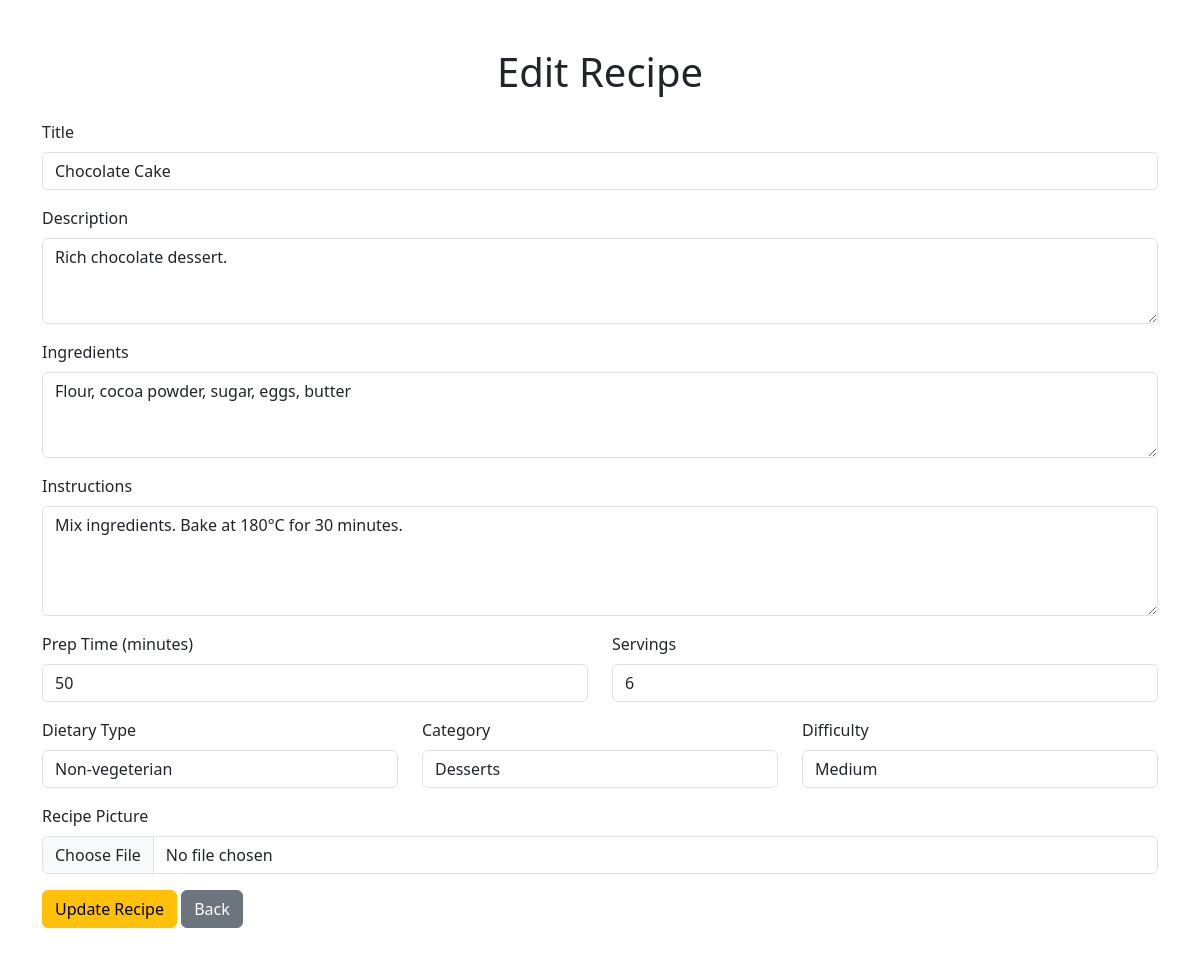
Screenshot of /functions/update.php?id=7&type=recipe (signed in) with the database file from the repository.
### tables this page shows
CREATE TABLE IF NOT EXISTS `recipes` (
  `id` int NOT NULL AUTO_INCREMENT,
  `title` varchar(255) NOT NULL,
  `description` text,
  `recipe_picture` varchar(255) DEFAULT NULL,
  `ingredients` text NOT NULL,
  `instructions` longtext NOT NULL,
  `prep_time` int NOT NULL,
  `dietary_type` enum('Vegeterian','Non-vegeterian','Vegan') NOT NULL,
  `category` enum('Chicken meals','Vegetables','Desserts','Fish meals') DEFAULT NULL,
  `created_at` timestamp NULL DEFAULT CURRENT_TIMESTAMP,
  `updated_at` timestamp NULL DEFAULT CURRENT_TIMESTAMP ON UPDATE CURRENT_TIMESTAMP,
  `difficulty` enum('Easy','Medium','Complicated') DEFAULT NULL,
  `servings` int NOT NULL,
  `author_id` int DEFAULT NULL,
  PRIMARY KEY (`id`),
  KEY `fk_recipes_author` (`author_id`)
);

### functions/update.php (the view, shortened to what this page needs)
<?php
require_once "../components/db_connect.php";
$backBtn = "../Pages/landingpage.php";
if (isset($_SESSION["adm"])) {
    $backBtn = "admin_dashboard.php";
} elseif (isset($_SESSION["user"])) {
    $backBtn = "../functions/user_dashboard.php";
}
$id = $_GET["id"] ?? '';
$type = $_GET["type"] ?? '';
if ($type == 'user') {
    $sql = "SELECT * FROM users WHERE id = $id";
    $result = mysqli_query($connect, $sql);
    $row = mysqli_fetch_assoc($result);
    if (isset($_POST["update"])) {
        $fname = mysqli_real_escape_string($connect, $_POST["fname"]);
        $lname = mysqli_real_escape_string($connect, $_POST["lname"]);
        $email = mysqli_real_escape_string($connect, $_POST["email"]);
        $picture = fileUpload($_FILES["picture"]);
        if ($_FILES["picture"]["error"] == 0) {
            if ($row["user_image"] != "avatar.png" && !empty($row["user_image"])) {
                $filePath = "../pictures/{$row["user_image"]}";
                if (file_exists($filePath)) {
                    unlink($filePath);
                }
            }
            $sql = "UPDATE users SET first_name = '$fname', last_name = '$lname', user_image = '$picture[0]', email = '$email' WHERE id = {$id}";
        } else {
            $sql = "UPDATE users SET first_name = '$fname', last_name = '$lname', email = '$email' WHERE id = {$id}";
        }
        if (mysqli_query($connect, $sql)) {
            echo "<div class='alert alert-success' role='alert'>User profile has been updated, {$picture[1]}</div>";
            header("refresh: 3; url=$backBtn");
        } else {
            echo "<div class='alert alert-danger' role='alert'>Error found, {$picture[1]}</div>";
        }
    }
} elseif ($type == 'recipe') {
    $sql = "SELECT * FROM recipes WHERE id = $id";
    $result = mysqli_query($connect, $sql);
    $row = mysqli_fetch_assoc($result);
}
?>
<!doctype html>
<html lang="en">
<head>
    <link href="https://cdn.jsdelivr.net/npm/bootstrap@5.3.0/dist/css/bootstrap.min.css" rel="stylesheet">
</head>
<body>
    <div class="container mt-5 mb-5">
        <?php if ($type == 'user'): ?>
            <h1 class="text-center mb-4">Edit Profile</h1>
            <form method="post" autocomplete="off" enctype="multipart/form-data">
                <div class="mb-3 mt-3">
                    <label for="fname" class="form-label">First name</label>
                    <input type="text" class="form-control" id="fname" name="fname" placeholder="First name" value="<?= htmlspecialchars($row["first_name"] ?? '') ?>" required>
                </div>
                <div class="mb-3">
                    <label for="lname" class="form-label">Last name</label>
                    <input type="text" class="form-control" id="lname" name="lname" placeholder="Last name" value="<?= htmlspecialchars($row["last_name"] ?? '') ?>" required>
                </div>
                <div class="mb-3">
                    <label for="picture" class="form-label">Profile picture</label>
                    <input type="file" class="form-control" id="picture" name="picture">
                </div>
                <div class="mb-3">
                    <label for="email" class="form-label">Email address</label>
                    <input type="email" class="form-control" id="email" name="email" placeholder="Email address" value="<?= htmlspecialchars($row["email"] ?? '') ?>" required>
                </div>
                <button name="update" type="submit" class="btn btn-warning">Update Profile</button>
                <a href="<?= $backBtn ?>" class="btn btn-secondary">Back</a>
            </form>
        <?php elseif ($type == 'recipe'): ?>
            <h1 class="text-center mb-4">Edit Recipe</h1>
            <form method="post" autocomplete="off" enctype="multipart/form-data">
                <div class="mb-3 mt-3">
                    <label for="title" class="form-label">Title</label>
                    <input type="text" class="form-control" id="title" name="title" placeholder="Recipe Title" value="<?= htmlspecialchars($row["title"] ?? '') ?>" required>
                </div>
                <div class="mb-3">
                    <label for="description" class="form-label">Description</label>
                    <textarea class="form-control" id="description" name="description" rows="3" required><?= htmlspecialchars($row["description"] ?? '') ?></textarea>
                </div>
                <div class="mb-3">
                    <label for="ingredients" class="form-label">Ingredients</label>
                    <textarea class="form-control" id="ingredients" name="ingredients" rows="3" required><?= htmlspecialchars($row["ingredients"] ?? '') ?></textarea>
                </div>
                <div class="mb-3">
                    <label for="instructions" class="form-label">Instructions</label>
                    <textarea class="form-control" id="instructions" name="instructions" rows="4" required><?= htmlspecialchars($row["instructions"] ?? '') ?></textarea>
                </div>
                <div class="row">
                    <div class="col-md-6 mb-3">
                        <label for="prep_time" class="form-label">Prep Time (minutes)</label>
                        <input type="number" class="form-control" id="prep_time" name="prep_time" value="<?= htmlspecialchars($row["prep_time"] ?? '') ?>" required>
                    </div>
                    <div class="col-md-6 mb-3">
                        <label for="servings" class="form-label">Servings</label>
                        <input type="number" class="form-control" id="servings" name="servings" value="<?= htmlspecialchars($row["servings"] ?? '') ?>" required>
                    </div>
                </div>
                <div class="row">
                    <div class="col-md-4 mb-3">
                        <label for="dietary_type" class="form-label">Dietary Type</label>
                        <select class="form-control" id="dietary_type" name="dietary_type">
                            <option value="Non-vegeterian" <?= (isset($row["dietary_type"]) && $row["dietary_type"] == 'Non-vegeterian') ? 'selected' : '' ?>>Non-vegeterian</option>
                        </select>
                    </div>
                    <div class="col-md-4 mb-3">
                        <label for="category" class="form-label">Category</label>
                        <select class="form-control" id="category" name="category">
                            <option value="Desserts" <?= (isset($row["category"]) && $row["category"] == 'Desserts') ? 'selected' : '' ?>>Desserts</option>
                        </select>
                    </div>
                    <div class="col-md-4 mb-3">
                        <label for="difficulty" class="form-label">Difficulty</label>
                        <select class="form-control" id="difficulty" name="difficulty">
                            <option value="Medium" <?= (isset($row["difficulty"]) && $row["difficulty"] == 'Medium') ? 'selected' : '' ?>>Medium</option>
                        </select>
                    </div>
                </div>
                <div class="mb-3">
                    <label for="recipe_picture" class="form-label">Recipe Picture</label>
                    <input type="file" class="form-control" id="recipe_picture" name="recipe_picture">
                </div>
                <button name="update" type="submit" class="btn btn-warning">Update Recipe</button>
                <a href="<?= $backBtn ?>" class="btn btn-secondary">Back</a>
            </form>
        <?php endif; ?>
    </div>
</body>
</html>

### rows the page displays
recipes: title "Chocolate Cake", description "Rich chocolate dessert.", ingredients "Flour, cocoa powder, sugar, eggs, butter", instructions "Mix ingredients. Bake at 180°C for 30 minutes.", prep_time "50", servings "6", dietary_type "Non-vegeterian", category "Desserts", difficulty "Medium"
